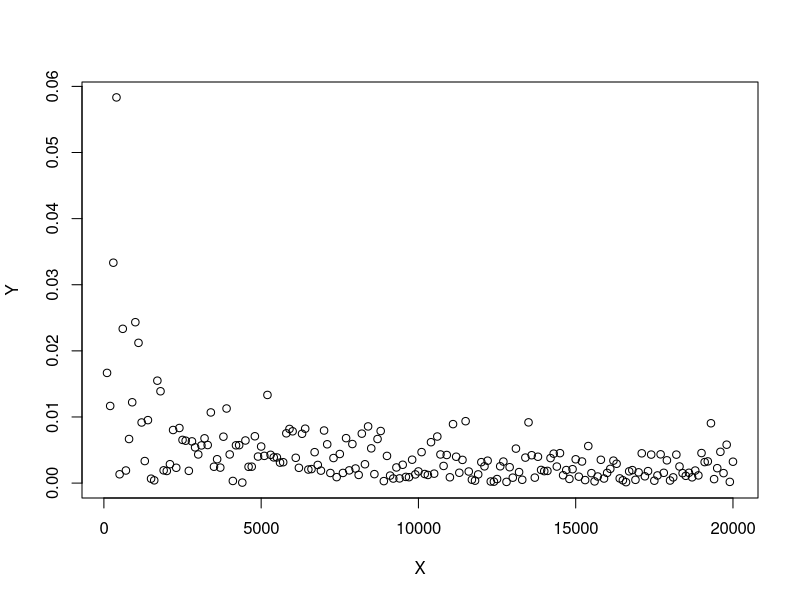
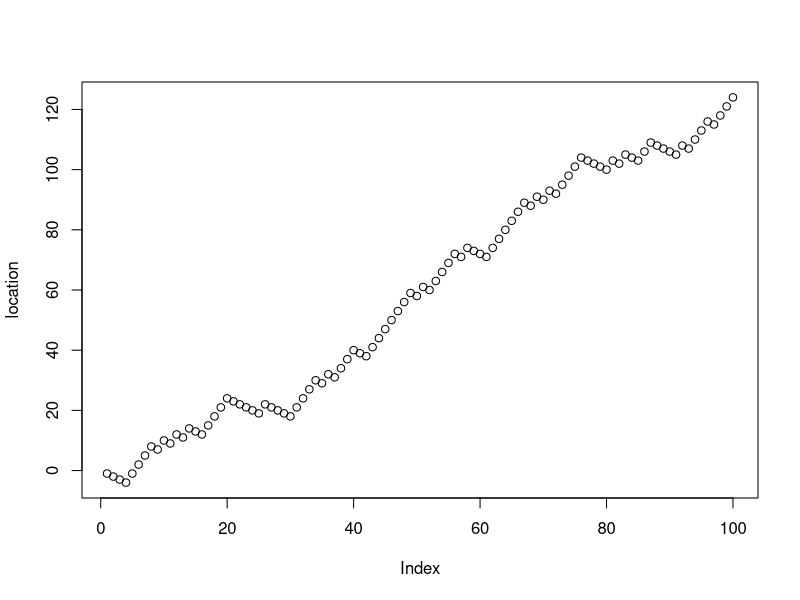
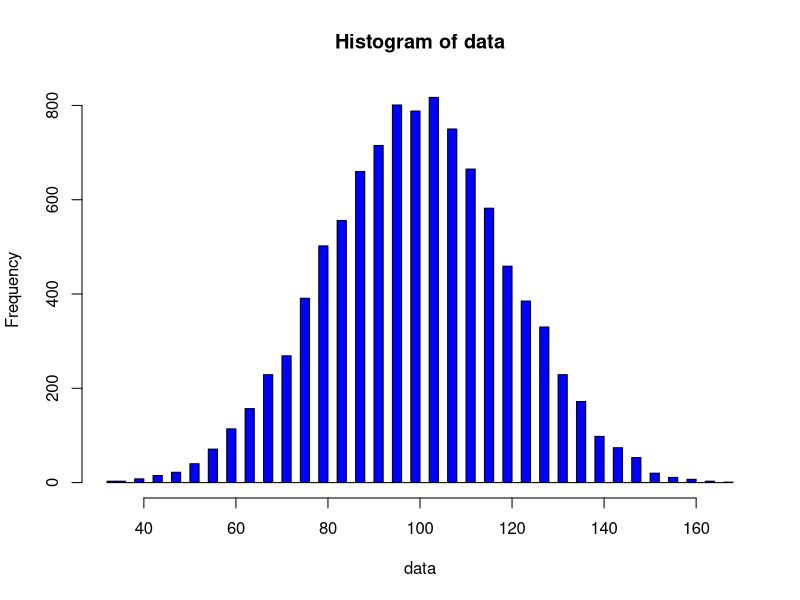
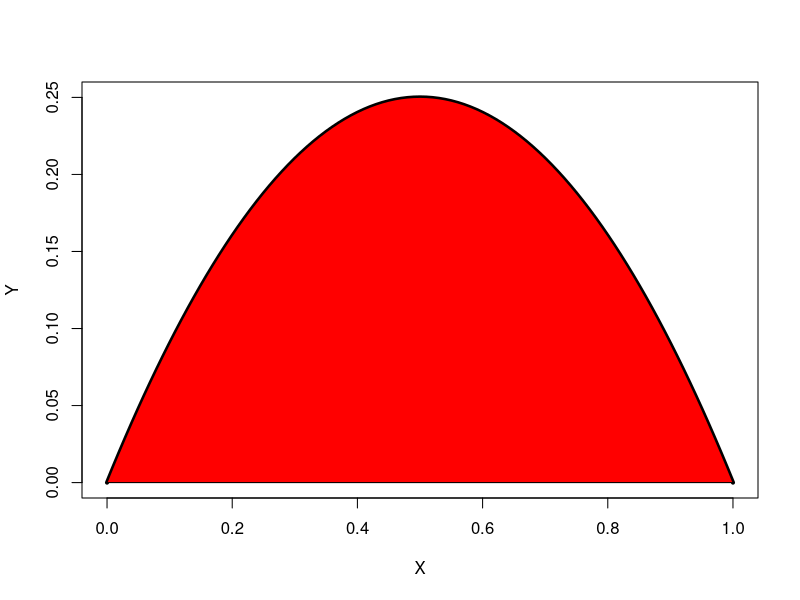
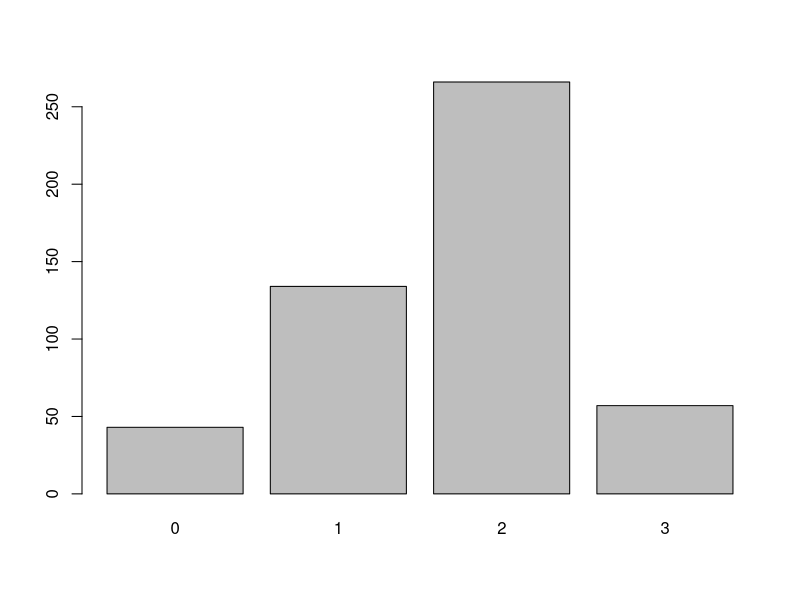
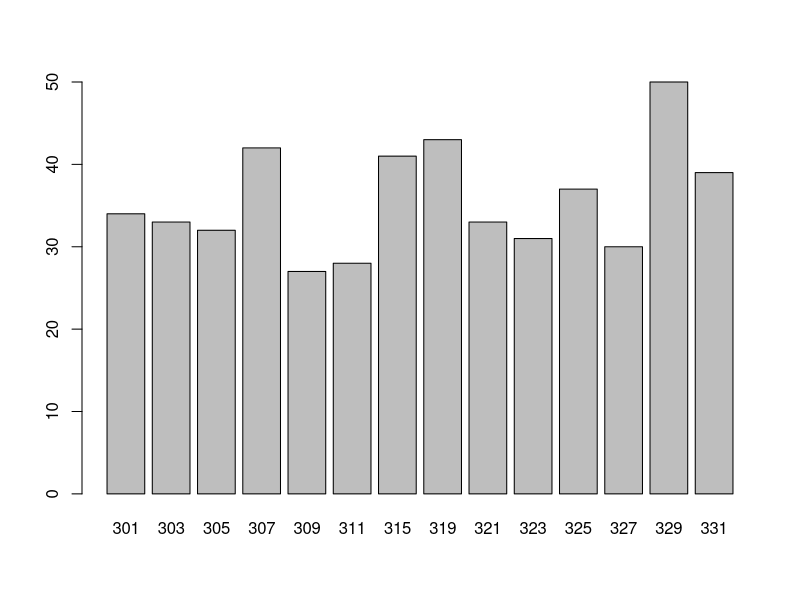
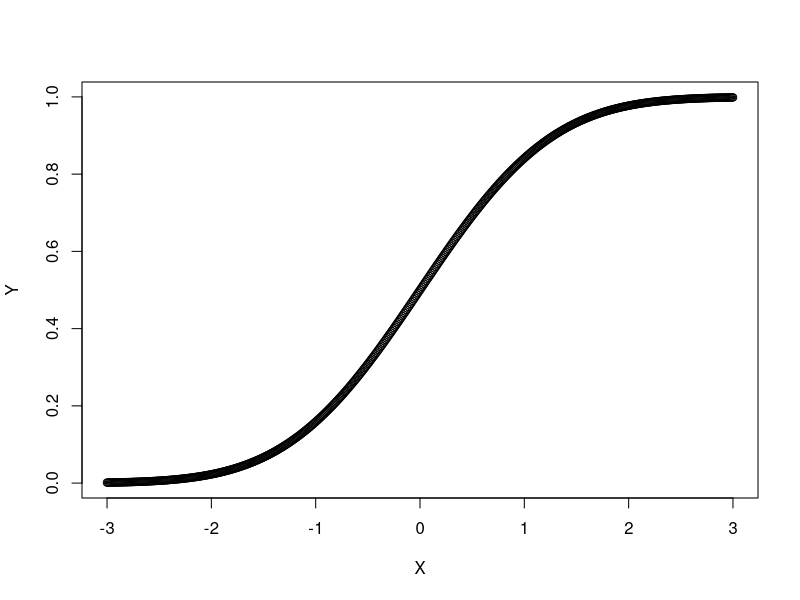
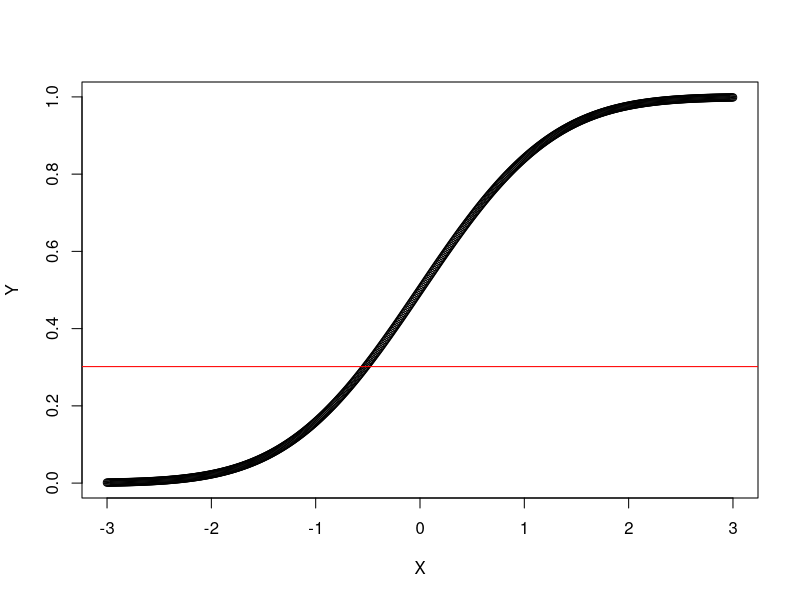

Source code (R) for these figures, in order:
## ---- chunk 1
knitr::opts_chunk$set(echo = TRUE,
                      warning = FALSE,
                      message = FALSE)
## ---- chunk 2
choose(52,5)
## ---- chunk 3
data <- sample(c(0,1,1,1,1,1,1,2,2,2),1000000,replace=TRUE)
## ---- chunk 4
mean(data)
## ---- chunk 5
runif(1)
## ---- chunk 6
runif(20)
## ---- chunk 7
data <- runif(100000)
## ---- chunk 8
runif(5)
## ---- chunk 9
runif(5)
## ---- chunk 10
set.seed(1234)
runif(5)
## ---- chunk 11
set.seed(1234)
runif(5)
## ---- chunk 12
data <- c('red','blue','green','yellow')
## ---- chunk 13
set.seed(1234)
sample(data,3)
## ---- chunk 14
set.seed(1234)
sample(data,3,replace = TRUE)
## ---- chunk 15
choices <- c('a','b','c','d')
sample(choices, 20, replace = TRUE)
## ---- chunk 16
choices <- c('a','a','a','b','c','d')
sample(choices, 20, replace = TRUE)
## ---- chunk 17
x <- c(1,2,5,7)
x^2
## ---- chunk 18
f <- function(x) {
  if (x>3) {
    return(0)
  } else {
    return(x^2)
  }
}
f <- Vectorize(f)
x <- c(1,2,5,7)
f(x)
## ---- chunk 19
set.seed(42) # Hitchhiker's Guide
number_of_experiments <- 100000
one_die <- 1:6
## ---- chunk 20
one_roll <- function() {
  return(sum(sample(one_die,2,replace=TRUE)))
}
## ---- chunk 21
print(one_roll())
## ---- chunk 22
print(one_roll())
## ---- chunk 23
sapply(1:10,function(z) one_roll())
## ---- chunk 24
data <- sapply(1:number_of_experiments,
               function(z) one_roll())
## ---- chunk 25
number_of_7 <- length(which(data==7))
## ---- chunk 26
number_of_7/number_of_experiments
## ---- chunk 27
6/36
## ---- chunk 28
run_experiments <- function(number_of_experiments) {
  data <- sapply(1:number_of_experiments,
                 function(z) one_roll())
  number_of_7 <- length(which(data==7))
  return(number_of_7/number_of_experiments)
}
run_experiments <- Vectorize(run_experiments)
## ---- chunk 29
X <- 100*(1:200)
estimates <- run_experiments(X)
Y <- abs(estimates-6/36)
plot(X,Y)
## ---- chunk 30
set.seed(42)
coin_flips <- sample(c(-1,1),100,replace=TRUE)
extra_steps <- 2*coin_flips
location <- cumsum(1+extra_steps)
plot(location)
## ---- chunk 31
tail(location,1)
## ---- chunk 32
set.seed(42)
number_of_trips <- 10000
one_trip <- function() {
  coin_flips <- sample(c(-1,1),100,replace=TRUE)
  extra_steps <- 2*coin_flips
  location <- cumsum(1+extra_steps)
  return(tail(location,1))
}
data <- sapply(1:number_of_trips,function(z) one_trip())
## ---- chunk 33
hist(data,breaks=60,col='blue')
## ---- chunk 34
set.seed(42)
number_of_experiments <- 100000
wait_time <- 15
## ---- chunk 35
one_rep <- function() {
  arrival_time <- runif(2,min=0,max=60)  # generate two arrival times
  abs(arrival_time[1]-arrival_time[2])<=15
}
## ---- chunk 36
data <- sapply(1:number_of_experiments,
       function(z) one_rep())
## ---- chunk 37
length(which(data))/number_of_experiments
## ---- chunk 38
number_of_experiments <- 100000
## ---- chunk 39
one_rep <- function() {
  arrival_time <- runif(2,min=0,max=60)  # generate two arrival times
  wait_time <- runif(1,min=0,max=20)  # generate one wait time
  abs(arrival_time[1]-arrival_time[2])<=wait_time
}
## ---- chunk 40
data <- sapply(1:number_of_experiments,
       function(z) one_rep())
## ---- chunk 41
length(which(data))/number_of_experiments
## ---- chunk 42
set.seed(42)
inputs <- runif(10000,min=0,max=5)
f <- function(x) {
  return(x*(1-x))
}
outputs <- f(inputs)
## ---- chunk 43
max(outputs)
## ---- chunk 44
index <- which.max(outputs)
inputs[index]
## ---- chunk 45
X <- seq(from=0,to=1,by=0.01)
f <- Vectorize(
  function(x) {
    return(x*(1-x))
  }
)
Y <- f(X)
plot(X,Y,type='l',lwd=4)
XX <- c(X,rev(X))
YY <- c(Y,rep(0,length(X)))
polygon(XX,YY,col='red')
## ---- chunk 46
xmin <- 0
xmax <- 1
ymin <- 0
ymax <- 0.3
number_of_darts <- 10000
X <- runif(number_of_darts,min=xmin,max=xmax)
Y <- runif(number_of_darts,min=ymin,max=ymax)
## ---- chunk 47
image_area <- (xmax-xmin)*(ymax-ymin)
image_area
## ---- chunk 48
darts_in_region <- length(which(Y <= f(X)))
## ---- chunk 49
darts_in_region/number_of_darts
## ---- chunk 50
darts_in_region/number_of_darts * image_area
## ---- chunk 51
integrate(f,lower=0,upper=1)
## ---- chunk 52
box <- c(rep(0,10),rep(1,30),rep(2,50),rep(3,10))
## ---- chunk 53
data <- sample(box,500,replace=TRUE)
barplot(table(data))
## ---- chunk 54
data(Loblolly)
X <- as.numeric(as.character(Loblolly$Seed))
## ---- chunk 55
length(unique(X))
## ---- chunk 56
data <- sample(X,500,replace=TRUE)
barplot(table(data))
## ---- chunk 57
X <- seq(from=-3,to=3,by=0.01)
Y <- pnorm(X)
plot(X,Y)
## ---- chunk 58
y <- runif(1)
## ---- chunk 59
set.seed(42)
plot(X,Y)
abline(h=y,col='red')
## ---- chunk 60
location <- which.min(abs(Y-y))
the_draw <- X[location]
plot(X,Y)
abline(h=y,col='red')
abline(v=the_draw,col='blue')
## ---- chunk 61
set.seed(42)
y <- runif(1000)
find_X <- function(y) {
  location <- which.min(abs(Y-y))
  return(X[location])
}
find_X <- Vectorize(find_X)
draws <- find_X(y)
## ---- chunk 62
hist(draws,breaks=40)
## ---- chunk 63
data(sunspot.year)
spots <- ceiling(sunspot.year)
head(spots)
## ---- chunk 64
countem <- function(data,x) {
  sum(data==x)
}
X <- 0:max(spots)
temp <- sapply(X,function(z) countem(spots,z))
f <- temp/sum(temp)
barplot(f)
## ---- chunk 65
Y <- cumsum(f)
plot(X,Y)
## ---- chunk 66
set.seed(42)
y <- runif(1000)
find_X <- function(y) {
  location <- which.min(abs(Y-y))
  return(X[location])
}
draws <- sapply(y,find_X)
hist(draws,breaks=60)
## ---- chunk 67
draws=sample(spots,1000,replace=TRUE)
hist(draws,breaks=60)
## ---- chunk 68
data(Nile)
head(Nile)
## ---- chunk 69
hist(Nile)
## ---- chunk 70
Nile_density <- density(Nile)
## ---- chunk 71
Nile_approx <- approxfun(Nile_density)
f <- function(x){
  if (x<min(Nile) | x>max(Nile)) {
    r <- 0
  } else {
    r <- Nile_approx(x)
  }
  return(r)
}
f <- Vectorize(f)
X <- min(Nile):max(Nile)
Y <- sapply(X,function(z) integrate(f,lower=-Inf,upper=z,stop.on.error = FALSE)$value)
hist(Nile,freq=FALSE)
lines(X,f(X),col='blue',lwd=2)
## ---- chunk 72
plot(X,Y,type='l',lwd=2)
## ---- chunk 73
set.seed(42)
y <- runif(1000)
find_X <- function(y) {
  location <- which.min(abs(Y-y))
  return(X[location])
}
find_X <- Vectorize(find_X)
draws <- find_X(y)
hist(draws,breaks=60)
## ---- chunk 74
f_temp <- function(x1,x2) {
  if (x1>=0 & x1<=2 & x2>=0 & x2<=2) {
    return(5*exp(-x1-x2))
  } else {
    return(0)
  }
}
## ---- chunk 75
set.seed(42)
number_of_darts <- 100000
X1 <- runif(number_of_darts,min=0,max=2)
X2 <- runif(number_of_darts,min=0,max=2)
Y <- runif(number_of_darts,min=0,max=5)
outputs <- sapply(1:length(X1),function(j) f_temp(X1[j],X2[j]))
volume <- length(which(Y<=outputs))/number_of_darts * 2*2*5
volume
## ---- chunk 76
f <- function(x1,x2) {
  return(f_temp(x1,x2)/volume)
}
## ---- chunk 77
set.seed(42)
number_of_darts <- 5000
X1 <- runif(number_of_darts,min=0,max=2)
X2 <- runif(number_of_darts,min=0,max=2)
Y <- runif(number_of_darts,min=0,max=1)
outputs <- sapply(1:length(X1),function(j) f_temp(X1[j],X2[j]))
keepers <- which(Y<=outputs)
x1 <- X1[keepers]
x2 <- X2[keepers]
plot(x1,x2)
